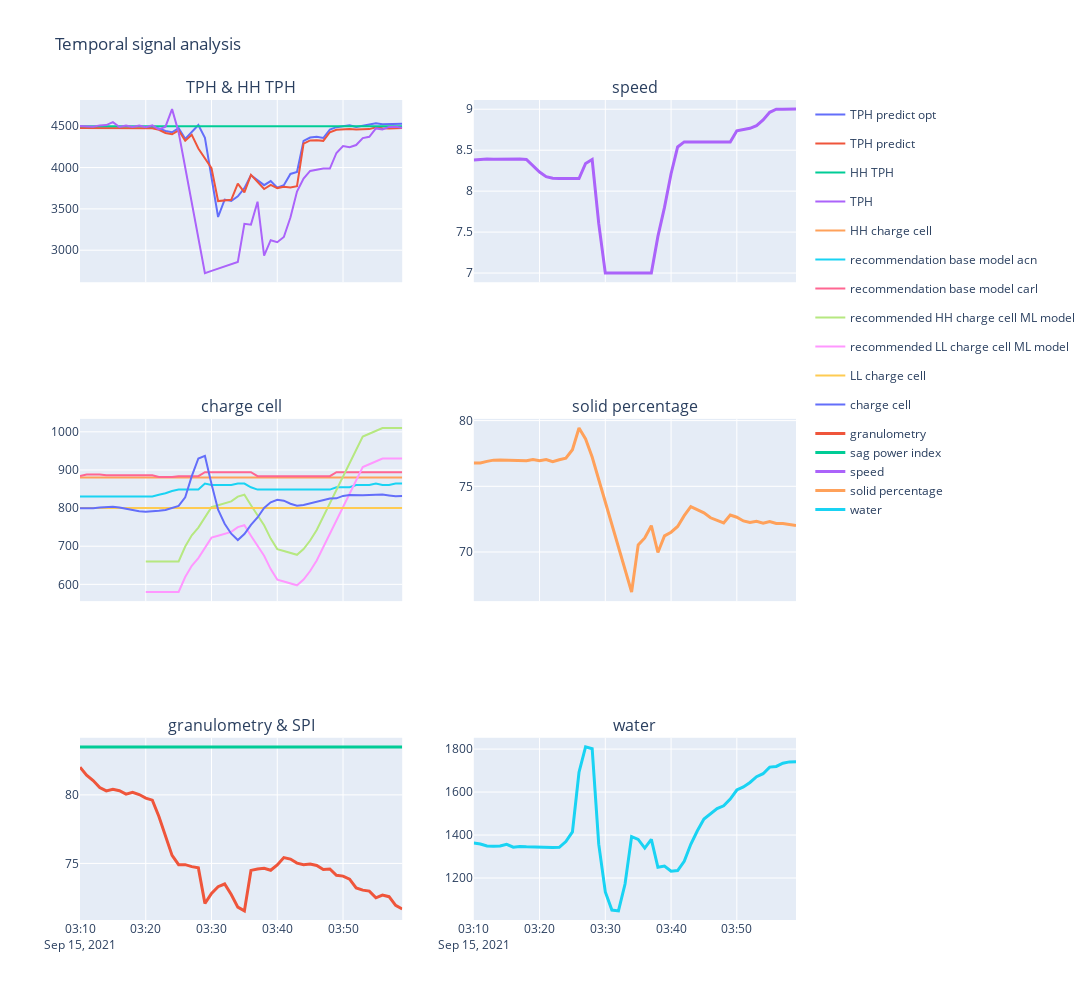

Notebook source saved alongside this figure:
### Code cell
titulos=tuple(["TPH & HH TPH","speed", "charge cell","solid percentage","granulometry & SPI","water"])
fig = make_subplots(
    rows=3, cols=2,
    subplot_titles=titulos,
    #subplot_titles=tuple("TPH y HH TPH,"),
     shared_xaxes=True
    )


fig.add_trace(go.Scatter(x=df_visualization.index, y=df_visualization["TPH optimum"],
                    mode='lines',
                    name='TPH predict opt'),row=1, col=1)

fig.add_trace(go.Scatter(x=df_visualization.index, y=df_visualization["TPH predict"],
                    mode='lines',
                    name='TPH predict'),row=1, col=1)
fig.add_trace(go.Scatter(x=df_visualization.index, y=df_visualization["HH TPH"],
                    mode='lines',
                    name='HH TPH'),row=1, col=1)

fig.add_trace(go.Scatter(x=df_visualization.index, y=df_visualization["TPH"],
                    mode='lines',
                    name='TPH'),row=1, col=1)

##
fig.add_trace(go.Scatter(x=df_visualization.index, y=df_visualization["HH charge cell"],
                    mode='lines',
                    name='HH charge cell'),row=2, col=1)

fig.add_trace(go.Scatter(x=df_visualization.index, y=df_visualization['recommendation base model acn'],
                    mode='lines',
                    name='recommendation base model acn'),row=2, col=1)

fig.add_trace(go.Scatter(x=df_visualization.index, y=df_visualization['recommendation base model carl'],
                    mode='lines',
                    name='recommendation base model carl'),row=2, col=1)


fig.add_trace(go.Scatter(x=df_visualization.index, y=df_visualization["soft recommended HH charge cell"],
                    mode='lines',
                    name='recommended HH charge cell ML model'),row=2, col=1)

fig.add_trace(go.Scatter(x=df_visualization.index, y=df_visualization["soft recommended HH charge cell"]-80,
                    mode='lines',
                    name='recommended LL charge cell ML model'),row=2, col=1)

fig.add_trace(go.Scatter(x=df_visualization.index, y=df_visualization["LL charge cell"],
                    mode='lines',
                    name='LL charge cell'),row=2, col=1)

fig.add_trace(go.Scatter(x=df_visualization.index, y=df_visualization["charge cell"],
                    mode='lines',
                    name='charge cell'),row=2, col=1)   

fig.add_trace(go.Scatter(x=df_visualization.index, y=df_visualization['granulometry'], ##FF6511
                    mode='lines',
                    name='granulometry',line=dict(width=3,),legendgroup = '1'),row=3, col=1)  


fig.add_trace(go.Scatter(x=df_visualization.index, y=df_visualization['sag power index'], ##FF6511
                    mode='lines',
                    name="sag power index",line=dict(width=3, ),legendgroup = '1'),row=3, col=1)  



fig.add_trace(go.Scatter(x=df_visualization.index, y=df_visualization['speed'], ##FF6511
                    mode='lines',
                    name="speed",line=dict(width=3, ),legendgroup = '1'),row=1, col=2)  

fig.add_trace(go.Scatter(x=df_visualization.index, y=df_visualization['solid percentage'], ##FF6511
                    mode='lines',
                    name='solid percentage',line=dict(width=3, ),legendgroup = '1'),row=2, col=2)  

fig.add_trace(go.Scatter(x=df_visualization.index, y=df_visualization['water'], ##FF6511
                    mode='lines',
                    name='water',line=dict(width=3, ),legendgroup = '1'),row=3, col=2)  
#for i in range(1,6):
#   for j in range(1,4):
#        fig.update_xaxes(tickformat="%H:%M",row=i, col=j)


fig.update_layout(height=1000, width=1700, title_text="Temporal signal analysis")
fig.update_layout(hovermode="x unified")
#

fig.show()
